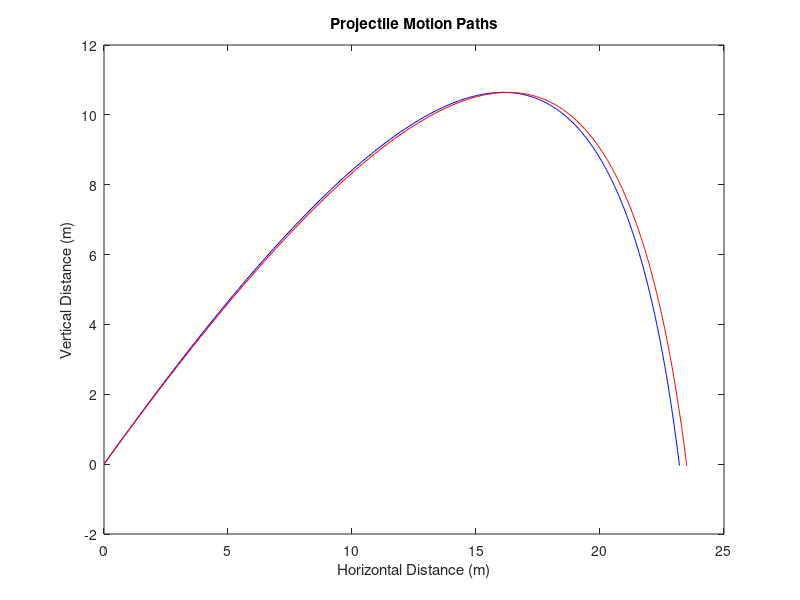

Write MATLAB code to recreate this figure.
 clear 
 close all
 disp('Welcome to the Projectile Motion Plotter');
 disp('This projects the motion for a tennis ball with and without air resistance');
%  Vx = input('Please input the horizontal velocity [m/s]: ');            
%  Vy = input('Please input the vertical velocity [m/s]: '); 
%
v=30;
angle=45;
 Vx=v*cosd(angle);
 Vy=v*sind(angle);
 %Sets up intial conditions
  V = sqrt(Vx^2 + Vy^2);   %Determines V by combining v of both axes 
  G = 9.80665;             %m/s^2 Acceleration due to Gravity       
  DC = 0.8;                %Drag coefficient
  Area = 0.0033;           %m^2 cross section area of a tennis ball
  Mass = 0.057;            %Kg mass of tennis ball
  x(1) = 0;                %intial x postion
  y(1) = 0;                %inital y postion
  xf(1) = 0;               %inital xf postion
  yf(1) = 0;               %intial yf postion
  AP = 1.2;                %kg/m^3 Air Density @ Sea  Level
  D = AP*DC*Area/2;        %constant needed for drag calculations created    
  t(1) = 0;                %sets intial time
  dt = 0.01;               %s set the intervals at which time will be evalutated
  i = 1;                   %sets counter/index
 %Starts a loop for Projectile Motion with Drag    
    while min(y)> -0.01;                                          
       t = t + dt;                                               
       i = i + 1;                                                
       xf(i) = xf(i-1)+ Vx.*dt;                                  
       AxD = - ( D / Mass ) * V * Vx;                            
       AyD = -G - ( D / Mass ) * V * Vy;                         
       Vx = Vx + AxD * dt;                                       
       Vy = Vy + AyD * dt;                                       
       x(i) = x(i-1) + Vx * dt + 0.5 * AxD * dt^2;               
       y(i) = y(i-1) + Vy * dt + 0.5 * AyD * dt^2;               
   end;
 plot(x,y,'b'), hold on;               %plots the Projectile Motion with Drag
 plot(xf,y,'r'), hold off;             %plots the Projectile Motion without Drag
 xlabel('Horizontal Distance (m)');    %labels the x axis "Horizontal Distance (m)"
 ylabel('Vertical Distance (m)');      %Labels the y axis "Vertical Distance (m)"
 title('Projectile Motion Paths');     %Gives a Title "Projectile Motion Paths"